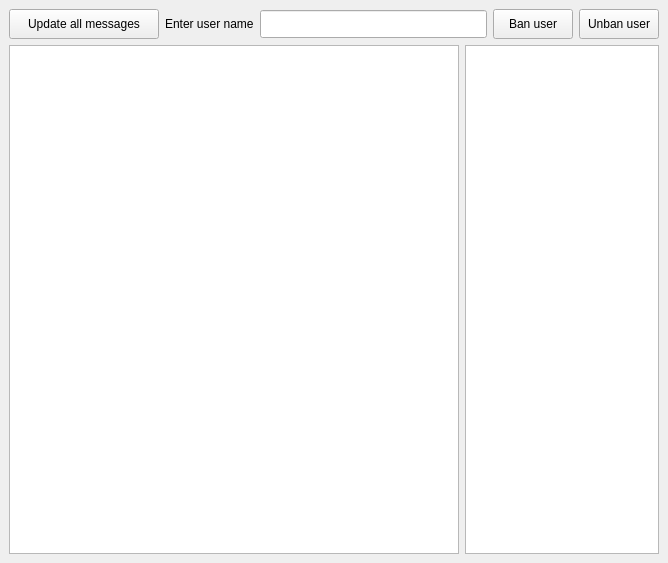
<?xml version="1.0" encoding="UTF-8"?>
<ui version="4.0">
 <class>MainWindow</class>
 <widget class="QMainWindow" name="MainWindow">
  <property name="geometry">
   <rect>
    <x>0</x>
    <y>0</y>
    <width>668</width>
    <height>563</height>
   </rect>
  </property>
  <property name="windowTitle">
   <string>MainWindow</string>
  </property>
  <widget class="QWidget" name="centralwidget">
   <layout class="QVBoxLayout" name="verticalLayout">
    <item>
     <layout class="QHBoxLayout" name="horizontalLayout">
      <item>
       <widget class="QPushButton" name="UpdateMessage">
        <property name="minimumSize">
         <size>
          <width>150</width>
          <height>30</height>
         </size>
        </property>
        <property name="text">
         <string>Update all messages</string>
        </property>
       </widget>
      </item>
      <item>
       <widget class="QLabel" name="label">
        <property name="text">
         <string>Enter user name</string>
        </property>
       </widget>
      </item>
      <item>
       <widget class="QLineEdit" name="userLineEdit">
        <property name="minimumSize">
         <size>
          <width>200</width>
          <height>28</height>
         </size>
        </property>
       </widget>
      </item>
      <item>
       <widget class="QPushButton" name="BanButton">
        <property name="minimumSize">
         <size>
          <width>80</width>
          <height>30</height>
         </size>
        </property>
        <property name="text">
         <string>Ban user</string>
        </property>
       </widget>
      </item>
      <item>
       <widget class="QPushButton" name="UnbanButton">
        <property name="minimumSize">
         <size>
          <width>80</width>
          <height>30</height>
         </size>
        </property>
        <property name="text">
         <string>Unban user</string>
        </property>
       </widget>
      </item>
     </layout>
    </item>
    <item>
     <layout class="QHBoxLayout" name="horizontalLayout_3" stretch="1,0">
      <item>
       <widget class="QTextBrowser" name="allMessBrowser">
        <property name="minimumSize">
         <size>
          <width>450</width>
          <height>500</height>
         </size>
        </property>
       </widget>
      </item>
      <item>
       <widget class="QTextBrowser" name="allUserBrowser">
        <property name="minimumSize">
         <size>
          <width>180</width>
          <height>500</height>
         </size>
        </property>
       </widget>
      </item>
     </layout>
    </item>
   </layout>
  </widget>
 </widget>
 <resources/>
 <connections/>
</ui>
